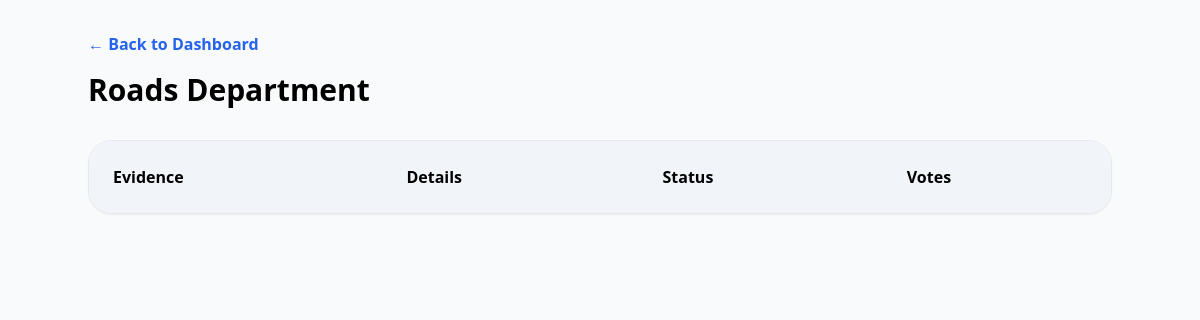
The page /dept/Roads on the database as committed earlier.
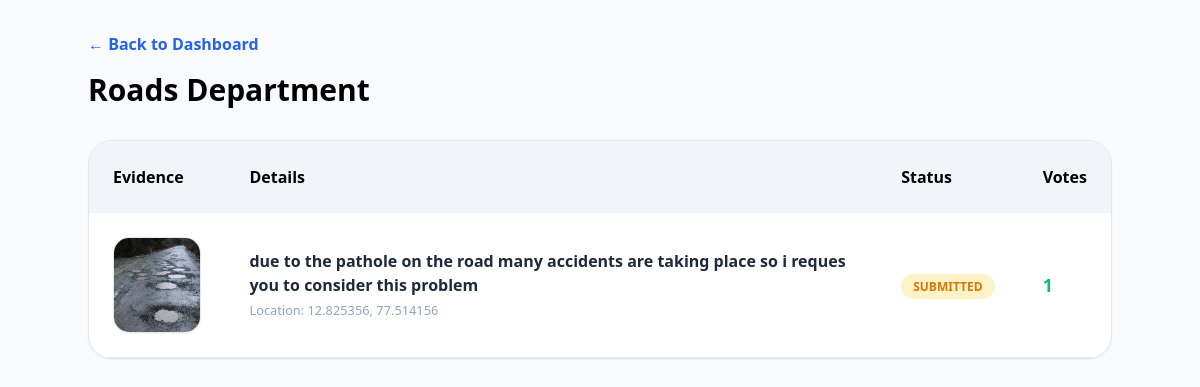
The same page on the database as committed later.
### app.py (models this page shows)
class Complaint(db.Model):
    id = db.Column(db.Integer, primary_key=True)
    description = db.Column(db.String(500))
    dept = db.Column(db.String(100))
    status = db.Column(db.String(50), default='Submitted') # Matches your HTML logic
    lat = db.Column(db.Float)
    lng = db.Column(db.Float)
    img_before = db.Column(db.String(200), default='pothole_before.jpg')
    img_after = db.Column(db.String(200))
    vote_count = db.Column(db.Integer, default=1)

### app.py (the view)
@app.route('/dept/<name>')
def dept_view(name):
    items = Complaint.query.filter_by(dept=name).all()
    return render_template('officer_dept.html', items=items, dept_name=name)

### templates/officer_dept.html (shortened to what this page needs)
<!DOCTYPE html>
<html lang="en">
<head>
    <script src="https://cdn.tailwindcss.com"></script>
</head>
<body class="bg-slate-50 p-8">
    <div class="max-w-5xl mx-auto">
        <a href="/officer_hub" class="text-blue-600 mb-4 inline-block font-bold">← Back to Dashboard</a>
        <h1 class="text-3xl font-black mb-8">{{ dept_name }} Department</h1>
        <div class="bg-white rounded-3xl shadow-sm overflow-hidden border">
            <table class="w-full text-left border-collapse">
                <thead class="bg-slate-100">
                    <tr>
                        <th class="p-6">Evidence</th>
                        <th class="p-6">Details</th>
                        <th class="p-6">Status</th>
                        <th class="p-6">Votes</th>
                    </tr>
                </thead>
                <tbody>
                    {% for item in items %}
                    <tr class="border-b">
                        <td class="p-6">
                            <img src="{{ url_for('static', filename='uploads/' + item.img_before) }}"
                                 class="w-24 h-24 object-cover rounded-2xl shadow-sm border">
                        </td>
                        <td class="p-6">
                            <p class="font-bold text-slate-800">{{ item.description }}</p>
                            <small class="text-slate-400">Location: {{ item.lat }}, {{ item.lng }}</small>
                        </td>
                        <td class="p-6">
                            <span class="px-3 py-1 rounded-full text-xs font-bold uppercase
                                {% if item.status == 'Resolved' %} bg-emerald-100 text-emerald-600
                                {% elif item.status == 'In Progress' %} bg-blue-100 text-blue-600
                                {% else %} bg-amber-100 text-amber-600 {% endif %}">
                                {{ item.status }}
                            </span>
                        </td>
                        <td class="p-6 font-bold text-lg text-emerald-500">{{ item.vote_count }}</td>
                    </tr>
                    {% endfor %}
                </tbody>
            </table>
        </div>
    </div>
</body>
</html>

Rows that differ between the two databases and show on the page:
added Complaint: dept "Roads", img_before (picture), description "due to the pathole on the road many accidents are taking place so i reques you to consider this problem", lat "12.825356", lng "77.514156", status "SUBMITTED", vote_count "1"
Other text that changed with them:
{{ dept_name }}: "Roads" → (not shown)
